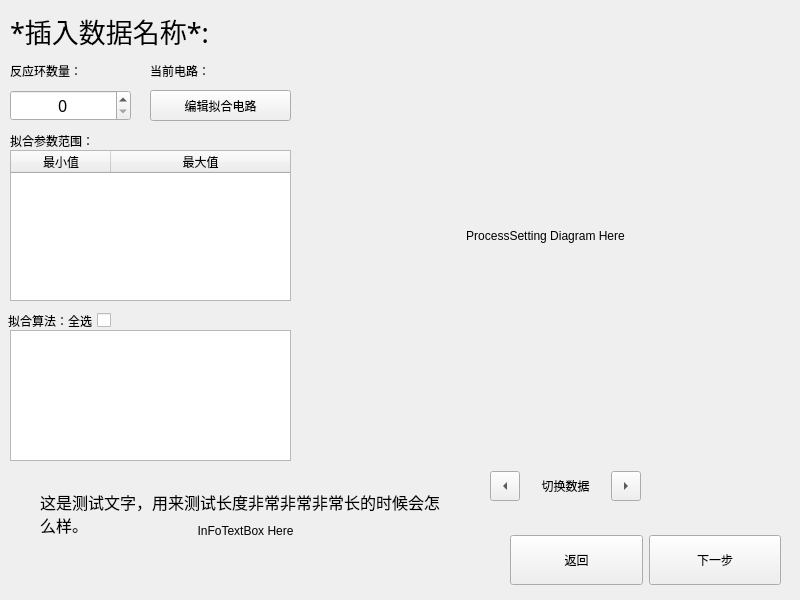
    <widget class="QWidget" name="ProcessSettings">
     <widget class="QLabel" name="DRTDiagramPic">
      <property name="geometry">
       <rect>
        <x>300</x>
        <y>10</y>
        <width>491</width>
        <height>451</height>
       </rect>
      </property>
      <property name="sizePolicy">
       <sizepolicy hsizetype="Fixed" vsizetype="Fixed">
        <horstretch>0</horstretch>
        <verstretch>0</verstretch>
       </sizepolicy>
      </property>
      <property name="text">
       <string>ProcessSetting Diagram Here</string>
      </property>
      <property name="textFormat">
       <enum>Qt::AutoText</enum>
      </property>
      <property name="scaledContents">
       <bool>true</bool>
      </property>
      <property name="alignment">
       <set>Qt::AlignCenter</set>
      </property>
     </widget>
     <widget class="QWidget" name="layoutWidget_2">
      <property name="geometry">
       <rect>
        <x>510</x>
        <y>530</y>
        <width>271</width>
        <height>61</height>
       </rect>
      </property>
      <layout class="QHBoxLayout" name="ProcessSettingBottomButtons">
       <item>
        <widget class="QPushButton" name="ProcessSettingBackButton">
         <property name="minimumSize">
          <size>
           <width>130</width>
           <height>50</height>
          </size>
         </property>
         <property name="text">
          <string>返回</string>
         </property>
        </widget>
       </item>
       <item>
        <widget class="QPushButton" name="ProcessSettingNextButton">
         <property name="minimumSize">
          <size>
           <width>130</width>
           <height>50</height>
          </size>
         </property>
         <property name="text">
          <string>下一步</string>
         </property>
        </widget>
       </item>
      </layout>
     </widget>
     <widget class="QLabel" name="DataNameLabel">
      <property name="geometry">
       <rect>
        <x>10</x>
        <y>10</y>
        <width>271</width>
        <height>41</height>
       </rect>
      </property>
      <property name="font">
       <font>
        <family>黑体</family>
        <pointsize>20</pointsize>
       </font>
      </property>
      <property name="text">
       <string>*插入数据名称*:</string>
      </property>
      <property name="scaledContents">
       <bool>true</bool>
      </property>
     </widget>
     <widget class="QLabel" name="staticLabel3">
      <property name="geometry">
       <rect>
        <x>10</x>
        <y>130</y>
        <width>101</width>
        <height>21</height>
       </rect>
      </property>
      <property name="text">
       <string>拟合参数范围：</string>
      </property>
     </widget>
     <widget class="QLabel" name="ProcessSettingInfoTextBoxPic">
      <property name="geometry">
       <rect>
        <x>10</x>
        <y>470</y>
        <width>471</width>
        <height>121</height>
       </rect>
      </property>
      <property name="text">
       <string>InFoTextBox Here</string>
      </property>
      <property name="scaledContents">
       <bool>true</bool>
      </property>
      <property name="alignment">
       <set>Qt::AlignCenter</set>
      </property>
      <property name="wordWrap">
       <bool>false</bool>
      </property>
      <property name="margin">
       <number>0</number>
      </property>
     </widget>
     <widget class="QTableWidget" name="BoundsTable">
      <property name="geometry">
       <rect>
        <x>10</x>
        <y>150</y>
        <width>281</width>
        <height>151</height>
       </rect>
      </property>
      <property name="lineWidth">
       <number>1</number>
      </property>
      <property name="midLineWidth">
       <number>0</number>
      </property>
      <property name="horizontalScrollBarPolicy">
       <enum>Qt::ScrollBarAlwaysOff</enum>
      </property>
      <property name="sizeAdjustPolicy">
       <enum>QAbstractScrollArea::AdjustIgnored</enum>
      </property>
      <property name="autoScrollMargin">
       <number>16</number>
      </property>
      <property name="textElideMode">
       <enum>Qt::ElideMiddle</enum>
      </property>
      <property name="showGrid">
       <bool>true</bool>
      </property>
      <property name="gridStyle">
       <enum>Qt::SolidLine</enum>
      </property>
      <property name="sortingEnabled">
       <bool>false</bool>
      </property>
      <property name="cornerButtonEnabled">
       <bool>true</bool>
      </property>
      <attribute name="horizontalHeaderVisible">
       <bool>true</bool>
      </attribute>
      <attribute name="horizontalHeaderCascadingSectionResizes">
       <bool>true</bool>
      </attribute>
      <attribute name="horizontalHeaderMinimumSectionSize">
       <number>30</number>
      </attribute>
      <attribute name="horizontalHeaderDefaultSectionSize">
       <number>100</number>
      </attribute>
      <attribute name="horizontalHeaderStretchLastSection">
       <bool>true</bool>
      </attribute>
      <attribute name="verticalHeaderVisible">
       <bool>true</bool>
      </attribute>
      <attribute name="verticalHeaderCascadingSectionResizes">
       <bool>true</bool>
      </attribute>
      <attribute name="verticalHeaderDefaultSectionSize">
       <number>30</number>
      </attribute>
      <attribute name="verticalHeaderShowSortIndicator" stdset="0">
       <bool>false</bool>
      </attribute>
      <column>
       <property name="text">
        <string>最小值</string>
       </property>
      </column>
      <column>
       <property name="text">
        <string>最大值</string>
       </property>
      </column>
     </widget>
     <widget class="QLabel" name="staticLabel1">
      <property name="geometry">
       <rect>
        <x>10</x>
        <y>60</y>
        <width>101</width>
        <height>21</height>
       </rect>
      </property>
      <property name="text">
       <string>反应环数量：</string>
      </property>
     </widget>
     <widget class="QLabel" name="ProcessSettingInfoText">
      <property name="geometry">
       <rect>
        <x>40</x>
        <y>490</y>
        <width>411</width>
        <height>81</height>
       </rect>
      </property>
      <property name="font">
       <font>
        <family>黑体</family>
        <pointsize>12</pointsize>
       </font>
      </property>
      <property name="text">
       <string>这是测试文字，用来测试长度非常非常非常长的时候会怎么样。</string>
      </property>
      <property name="scaledContents">
       <bool>false</bool>
      </property>
      <property name="alignment">
       <set>Qt::AlignLeading|Qt::AlignLeft|Qt::AlignTop</set>
      </property>
      <property name="wordWrap">
       <bool>true</bool>
      </property>
     </widget>
     <widget class="QSpinBox" name="RingCountSpinBox">
      <property name="geometry">
       <rect>
        <x>10</x>
        <y>90</y>
        <width>121</width>
        <height>31</height>
       </rect>
      </property>
      <property name="font">
       <font>
        <family>3ds</family>
        <pointsize>12</pointsize>
        <italic>false</italic>
        <bold>false</bold>
       </font>
      </property>
      <property name="alignment">
       <set>Qt::AlignCenter</set>
      </property>
      <property name="prefix">
       <string/>
      </property>
      <property name="maximum">
       <number>10</number>
      </property>
      <property name="value">
       <number>0</number>
      </property>
     </widget>
     <widget class="QTableWidget" name="MethodsTable">
      <property name="geometry">
       <rect>
        <x>10</x>
        <y>330</y>
        <width>281</width>
        <height>131</height>
       </rect>
      </property>
      <property name="lineWidth">
       <number>1</number>
      </property>
      <property name="horizontalScrollBarPolicy">
       <enum>Qt::ScrollBarAlwaysOff</enum>
      </property>
      <property name="sizeAdjustPolicy">
       <enum>QAbstractScrollArea::AdjustIgnored</enum>
      </property>
      <property name="autoScrollMargin">
       <number>16</number>
      </property>
      <property name="textElideMode">
       <enum>Qt::ElideMiddle</enum>
      </property>
      <property name="showGrid">
       <bool>true</bool>
      </property>
      <property name="sortingEnabled">
       <bool>false</bool>
      </property>
      <property name="cornerButtonEnabled">
       <bool>true</bool>
      </property>
      <attribute name="horizontalHeaderVisible">
       <bool>true</bool>
      </attribute>
      <attribute name="horizontalHeaderCascadingSectionResizes">
       <bool>true</bool>
      </attribute>
      <attribute name="horizontalHeaderMinimumSectionSize">
       <number>30</number>
      </attribute>
      <attribute name="horizontalHeaderDefaultSectionSize">
       <number>100</number>
      </attribute>
      <attribute name="horizontalHeaderStretchLastSection">
       <bool>true</bool>
      </attribute>
      <attribute name="verticalHeaderVisible">
       <bool>true</bool>
      </attribute>
      <attribute name="verticalHeaderCascadingSectionResizes">
       <bool>true</bool>
      </attribute>
      <attribute name="verticalHeaderDefaultSectionSize">
       <number>30</number>
      </attribute>
      <attribute name="verticalHeaderShowSortIndicator" stdset="0">
       <bool>false</bool>
      </attribute>
     </widget>
     <widget class="QCheckBox" name="MethodSelectAllCheckBox">
      <property name="geometry">
       <rect>
        <x>0</x>
        <y>310</y>
        <width>111</width>
        <height>21</height>
       </rect>
      </property>
      <property name="layoutDirection">
       <enum>Qt::RightToLeft</enum>
      </property>
      <property name="autoFillBackground">
       <bool>false</bool>
      </property>
      <property name="text">
       <string> 拟合算法：全选</string>
      </property>
      <property name="checked">
       <bool>false</bool>
      </property>
     </widget>
     <widget class="QWidget" name="layoutWidget_4">
      <property name="geometry">
       <rect>
        <x>490</x>
        <y>470</y>
        <width>151</width>
        <height>32</height>
       </rect>
      </property>
      <layout class="QHBoxLayout" name="ProcessSettingSwitchDataButtons">
       <property name="spacing">
        <number>0</number>
       </property>
       <item>
        <widget class="QToolButton" name="ProcessSettingPreviousDataButton">
         <property name="minimumSize">
          <size>
           <width>30</width>
           <height>30</height>
          </size>
         </property>
         <property name="maximumSize">
          <size>
           <width>30</width>
           <height>16777215</height>
          </size>
         </property>
         <property name="text">
          <string/>
         </property>
         <property name="arrowType">
          <enum>Qt::LeftArrow</enum>
         </property>
        </widget>
       </item>
       <item>
        <widget class="QLabel" name="staticLabel2">
         <property name="text">
          <string>切换数据</string>
         </property>
         <property name="alignment">
          <set>Qt::AlignCenter</set>
         </property>
        </widget>
       </item>
       <item>
        <widget class="QToolButton" name="ProcessSettingNextDataButton">
         <property name="minimumSize">
          <size>
           <width>30</width>
           <height>30</height>
          </size>
         </property>
         <property name="maximumSize">
          <size>
           <width>30</width>
           <height>16777215</height>
          </size>
         </property>
         <property name="text">
          <string/>
         </property>
         <property name="arrowType">
          <enum>Qt::RightArrow</enum>
         </property>
        </widget>
       </item>
      </layout>
     </widget>
     <widget class="QPushButton" name="ProcessSettingEditCircuitButton">
      <property name="geometry">
       <rect>
        <x>150</x>
        <y>90</y>
        <width>141</width>
        <height>31</height>
       </rect>
      </property>
      <property name="text">
       <string>编辑拟合电路</string>
      </property>
     </widget>
     <widget class="QLabel" name="ProcessSettingCurrentCircuitLabel">
      <property name="geometry">
       <rect>
        <x>150</x>
        <y>60</y>
        <width>141</width>
        <height>21</height>
       </rect>
      </property>
      <property name="text">
       <string>当前电路：</string>
      </property>
     </widget>
    </widget>
